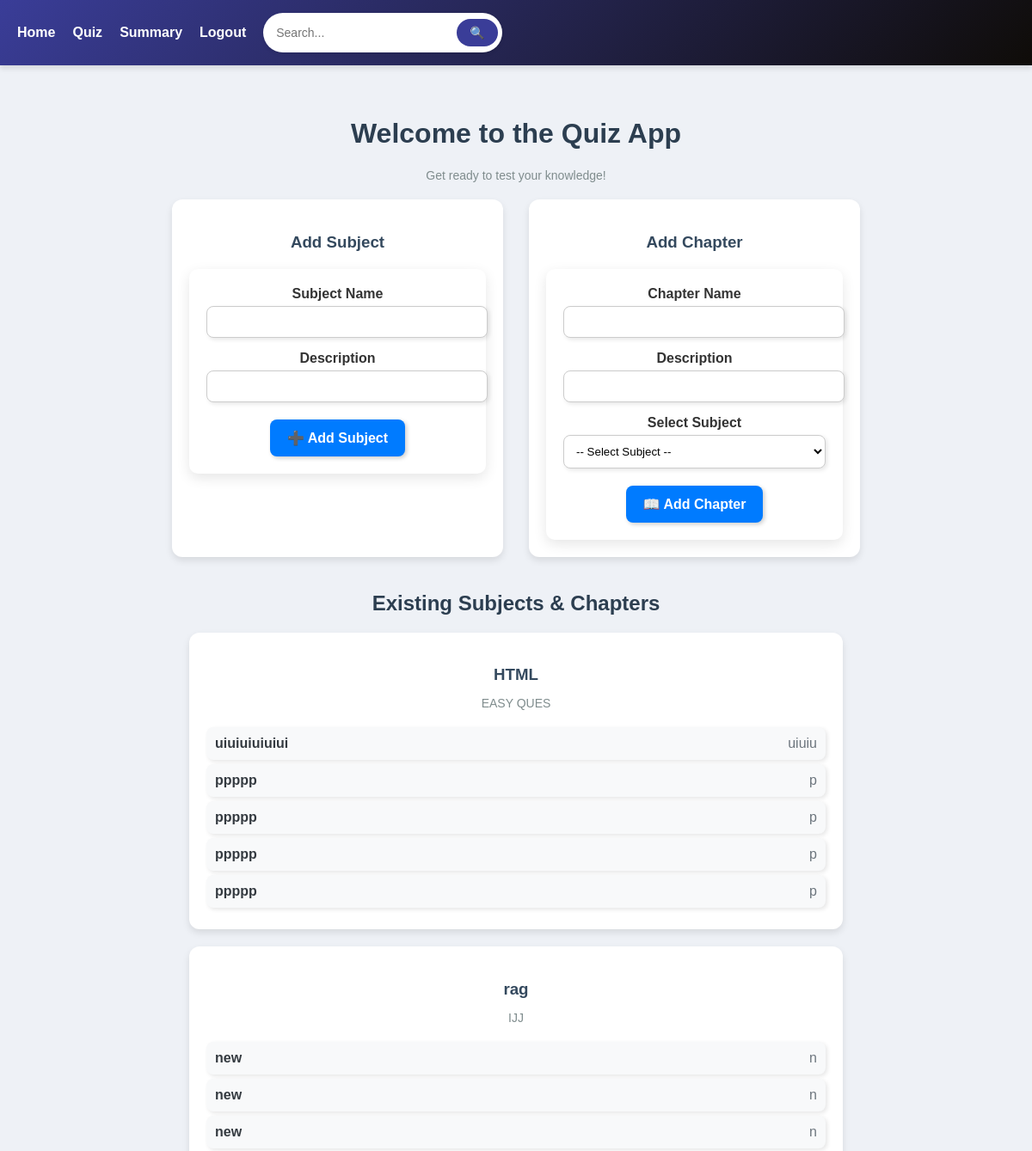
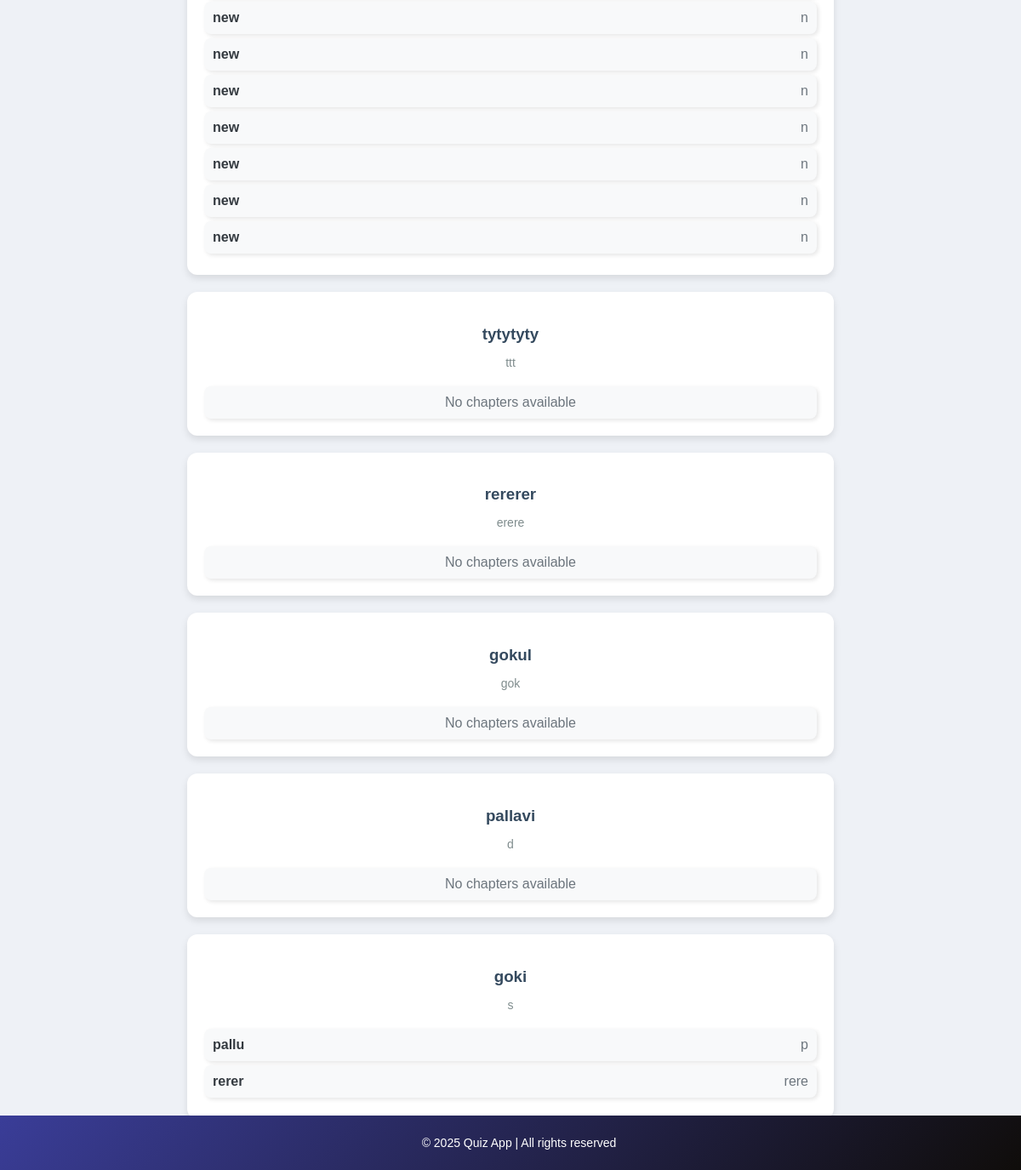
The page /admin_dashboard (signed in) on the database as committed earlier (2 pictures, top to bottom).
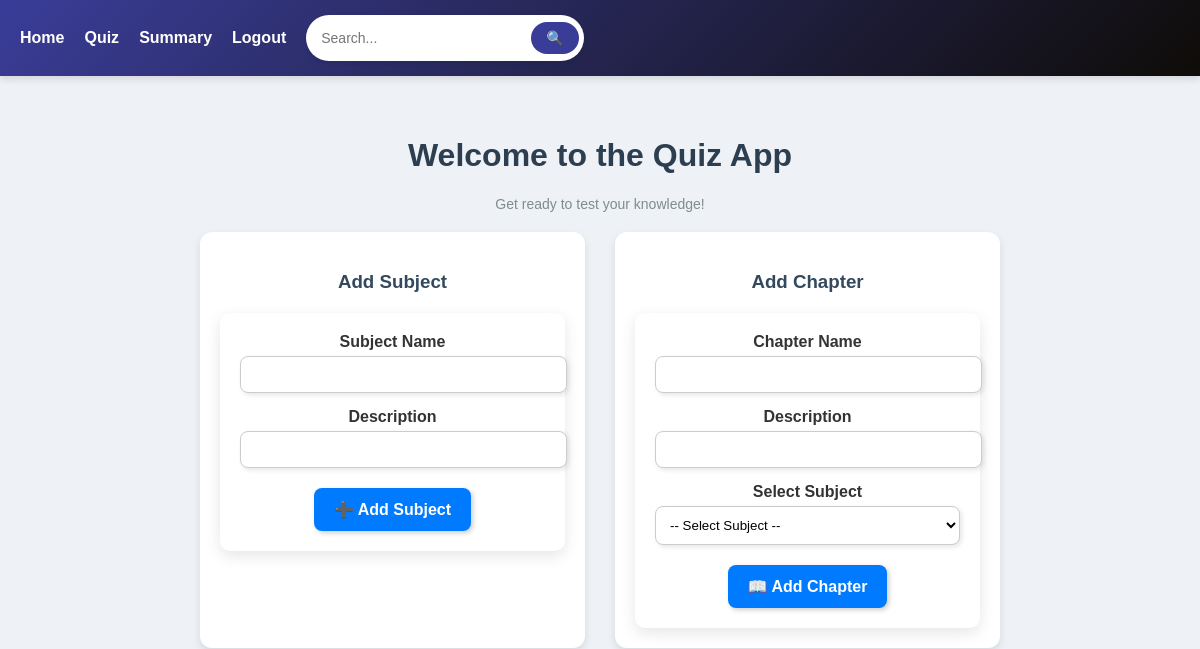
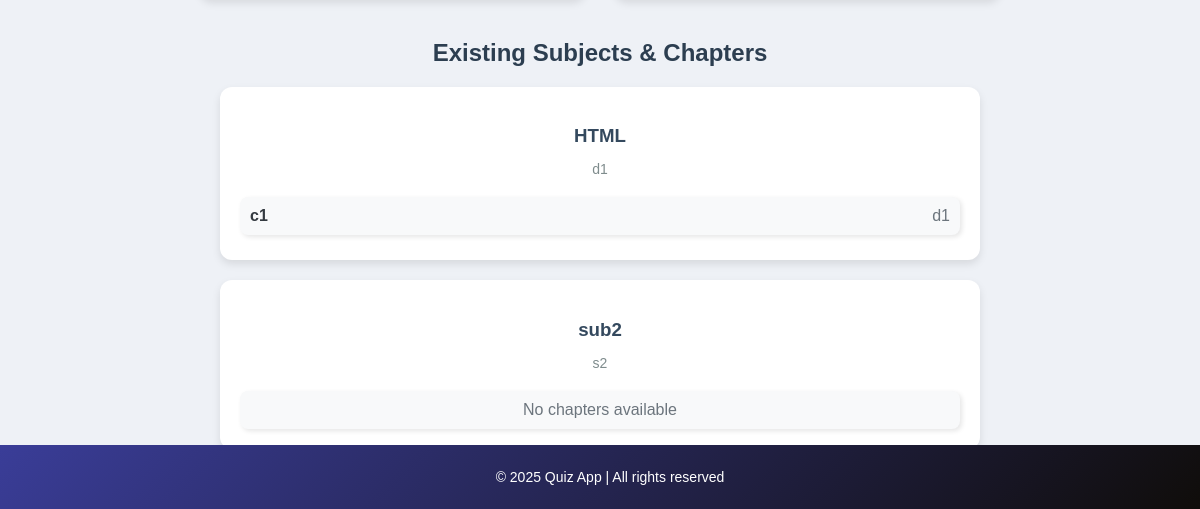
The same page on the database as committed later (2 pictures, top to bottom).
### models.py (models this page shows)
class Subject(db.Model):
    id = db.Column(db.Integer, primary_key=True)
    subject_name = db.Column(db.String(80), nullable=False)
    description = db.Column(db.String(255), nullable=True)

class Chapter(db.Model):
    id = db.Column(db.Integer, primary_key = True)
    chapter_name = db.Column(db.String(80), nullable=False)
    description = db.Column(db.String(255), nullable=True)
    subject_id = db.Column(db.Integer, db.ForeignKey('subject.id'), nullable=False)
    subject = db.relationship('Subject', backref=db.backref('chapters', lazy=True))

### app.py (the view, shortened to what this page needs)
@app.route('/admin_dashboard', methods=['GET', 'POST'])
def admin_dashboard():
    if "user_id" not in session or session['user_role'] != 'admin':
        flash("Unauthorized access!", "danger")
        return redirect(url_for("login"))
    subjects = Subject.query.all()
    return render_template("admin_dashboard.html", subjects=subjects)

### templates/admin_dashboard.html (shortened to what this page needs)
{% extends 'base.html' %}
{% block content %}
<div class="container mt-5">
    <h1 class="text-center fw-bold" style="color: #2c3e50;">Welcome to the Quiz App</h1>
    <p class="text-center" style="color: #7f8c8d; font-size: 14px;">Get ready to test your knowledge!</p>
    <div style="display: flex; justify-content: center; gap: 30px; margin-top: 20px;">
        <div style="width: 45%; background: #ffffff; padding: 20px; border-radius: 12px; box-shadow: 0 4px 8px rgba(0, 0, 0, 0.1);">
            <h3 style="text-align: center; color: #34495e; margin-bottom: 20px;">Add Subject</h3>
            <form method="POST">
                <div style="margin-bottom: 15px;">
                    <label style="font-weight: bold; display: block; margin-bottom: 5px;">Subject Name</label>
                    <input type="text" name="subject_name" required
                           style="width: 100%; padding: 10px; border: 1px solid #ccc; border-radius: 8px; box-shadow: 2px 2px 5px rgba(0, 0, 0, 0.1);">
                </div>
                <div style="margin-bottom: 15px;">
                    <label style="font-weight: bold; display: block; margin-bottom: 5px;">Description</label>
                    <input type="text" name="subject_description"
                           style="width: 100%; padding: 10px; border: 1px solid #ccc; border-radius: 8px; box-shadow: 2px 2px 5px rgba(0, 0, 0, 0.1);">
                </div>
                <div style="text-align: center; margin-top: 20px;">
                    <button type="submit"
                            style="background: #007bff; color: white; border: none; padding: 12px 20px; border-radius: 8px;
                                   cursor: pointer; box-shadow: 2px 2px 5px rgba(0, 0, 0, 0.2); font-size: 16px;">
                        ➕ Add Subject
                    </button>
                </div>
            </form>
        </div>
        <div style="width: 45%; background: #ffffff; padding: 20px; border-radius: 12px; box-shadow: 0 4px 8px rgba(0, 0, 0, 0.1);">
            <h3 style="text-align: center; color: #34495e; margin-bottom: 20px;">Add Chapter</h3>
            <form method="POST">
                <div style="margin-bottom: 15px;">
                    <label style="font-weight: bold; display: block; margin-bottom: 5px;">Chapter Name</label>
                    <input type="text" name="chapter_name" required
                           style="width: 100%; padding: 10px; border: 1px solid #ccc; border-radius: 8px; box-shadow: 2px 2px 5px rgba(0, 0, 0, 0.1);">
                </div>
                <div style="margin-bottom: 15px;">
                    <label style="font-weight: bold; display: block; margin-bottom: 5px;">Description</label>
                    <input type="text" name="chapter_description"
                           style="width: 100%; padding: 10px; border: 1px solid #ccc; border-radius: 8px; box-shadow: 2px 2px 5px rgba(0, 0, 0, 0.1);">
                </div>
                <div style="margin-bottom: 15px;">
                    <label style="font-weight: bold; display: block; margin-bottom: 5px;">Select Subject</label>
                    <select name="subject_id" required
                            style="width: 100%; padding: 10px; border: 1px solid #ccc; border-radius: 8px; box-shadow: 2px 2px 5px rgba(0, 0, 0, 0.1); background-color: white;">
                        <option value="">-- Select Subject --</option>
                    </select>
                </div>
                <div style="text-align: center; margin-top: 20px;">
                    <button type="submit"
                            style="background: #007bff; color: white; border: none; padding: 12px 20px; border-radius: 8px;
                                   cursor: pointer; box-shadow: 2px 2px 5px rgba(0, 0, 0, 0.2); font-size: 16px;">
                        📖 Add Chapter
                    </button>
                </div>
            </form>
        </div>
    </div>
<div style="margin-top: 40px;">
    <h2 style="text-align: center; font-weight: bold; color: #2c3e50;">Existing Subjects & Chapters</h2>
    {% for subject in subjects %}
        <div style="width: 90%; margin: 20px auto; background: #ffffff; padding: 20px; border-radius: 12px;
                    box-shadow: 0 4px 8px rgba(0, 0, 0, 0.1);">
            <h3 style="color: #34495e; text-align: center; font-weight: bold; margin-bottom: 10px;">
                {{ subject.subject_name }}
            </h3>
            <p style="text-align: center; color: #7f8c8d; font-size: 14px; margin-bottom: 20px;">
                {{ subject.description }}
            </p>
            <ul style="list-style: none; padding: 0; margin: 0;">
                {% for chapter in subject.chapters %}
                    <li style="display: flex; justify-content: space-between; align-items: center;
                               background: #f8f9fa; padding: 10px; border-radius: 8px;
                               margin-bottom: 5px; box-shadow: 2px 2px 5px rgba(0, 0, 0, 0.1);">
                        <span style="font-weight: bold; color: #343a40;">{{ chapter.chapter_name }}</span>
                        <span style="color: #6c757d;">{{ chapter.description }}</span>
                    </li>
                {% else %}
                    <li style="text-align: center; color: #6c757d; background: #f8f9fa; padding: 10px;
                               border-radius: 8px; box-shadow: 2px 2px 5px rgba(0, 0, 0, 0.1);">
                        No chapters available
                    </li>
                {% endfor %}
            </ul>
        </div>
    {% else %}
        <p style="text-align: center; color: #6c757d;">No subjects available. Add a new subject to get started.</p>
    {% endfor %}
</div>
</div>
{% endblock %}

### templates/base.html (shortened to what this page needs)
<!DOCTYPE html>
<html lang="en">
<head>
</head>
<body>
    <nav>
        <ul>
            <li><a href="{{ url_for('index') }}">Home</a></li>
            <li><a href="{{ url_for('quiz') }}">Quiz</a></li>
            <li><a href="{{ url_for('summary') }}">Summary</a></li>
            <li><a href="{{ url_for('logout') }}">Logout</a></li>
            <li>
                <form action="{{ url_for('search') }}" method="GET" class="search-form">
                    <input type="text" name="query" placeholder="Search..." required>
                    <button type="submit">🔍</button>
                </form>
            </li>
        </ul>
    </nav>
    <main>
        {% block content %}
        {% endblock %}
    </main>
    <footer>
        <p>&copy; 2025 Quiz App | All rights reserved</p>
    </footer>
</body>
</html>

### templates/base.html (style rules this page uses)
form { background: white; padding: 20px; border-radius: 10px; box-shadow: 0px 5px 15px rgba(0, 0, 0, 0.1); }
input, select { border: 2px solid #3a3d98; border-radius: 10px; padding: 10px; }
button { font-size: 16px; font-weight: bold; }
body { font-family: 'Poppins', Arial, sans-serif; margin: 0; padding: 0; background-color: #eef1f6; color: #333; }
nav { background: linear-gradient(135deg, #3a3d98, #0f0c08); padding: 15px 20px; box-shadow: 0 4px 6px rgba(0, 0, 0, 0.1); }
nav ul { list-style: none; padding: 0; margin: 0; display: flex; align-items: center; }
nav ul li { margin-right: 20px; }
nav ul li a { color: white; text-decoration: none; font-weight: bold; font-size: 16px; transition: color 0.3s; }
.search-form { display: flex; align-items: center; background: white; border-radius: 25px; padding: 5px; box-shadow: 0 2px 4px rgba(0, 0, 0, 0.1); }
.search-form input { padding: 10px; border: none; border-radius: 25px; outline: none; width: 200px; font-size: 14px; }
.search-form button { padding: 8px 15px; background-color: #3a3d98; color: white; border: none; border-radius: 25px; cursor: pointer; font-size: 14px; transition: background 0.3s; }
main { padding: 40px; text-align: center; max-width: 800px; margin: auto; }
footer { text-align: center; padding: 10px; background: linear-gradient(135deg, #3a3d98, #0f0c08); color: white; position: fixed; bottom: 0; width: 100%; font-size: 14px; }

Rows that differ between the two databases and show on the page:
removed Chapter: chapter_name "ppppp", description "p", shown under Subject "HTML"
removed Chapter: chapter_name "ppppp", description "p", shown under Subject "HTML"
removed Chapter: chapter_name "ppppp", description "p", shown under Subject "HTML"
removed Chapter: chapter_name "ppppp", description "p", shown under Subject "HTML"
removed Chapter: chapter_name "new", description "n", shown under Subject "rag"
removed Chapter: chapter_name "new", description "n", shown under Subject "rag"
removed Chapter: chapter_name "new", description "n", shown under Subject "rag"
removed Chapter: chapter_name "new", description "n", shown under Subject "rag"
removed Chapter: chapter_name "new", description "n", shown under Subject "rag"
removed Chapter: chapter_name "new", description "n", shown under Subject "rag"
removed Chapter: chapter_name "new", description "n", shown under Subject "rag"
removed Chapter: chapter_name "new", description "n", shown under Subject "rag"
removed Chapter: chapter_name "new", description "n", shown under Subject "rag"
removed Chapter: chapter_name "new", description "n", shown under Subject "rag"
removed Subject: subject_name "tytytyty", description "ttt"
removed Subject: subject_name "rererer", description "erere"
removed Subject: subject_name "gokul", description "gok"
removed Subject: subject_name "pallavi", description "d"
removed Subject: subject_name "goki", description "s"
removed Chapter: chapter_name "pallu", description "p", shown under "goki"
removed Chapter: chapter_name "rerer", description "rere", shown under "goki"
changed Subject "HTML": description "EASY QUES" → "d1"
changed Chapter: chapter_name "uiuiuiuiuiui" → "c1"; description "uiuiu" → "d1"
changed Subject: subject_name "rag" → "sub2"; description "IJJ" → "s2"; now shows "No chapters available"
